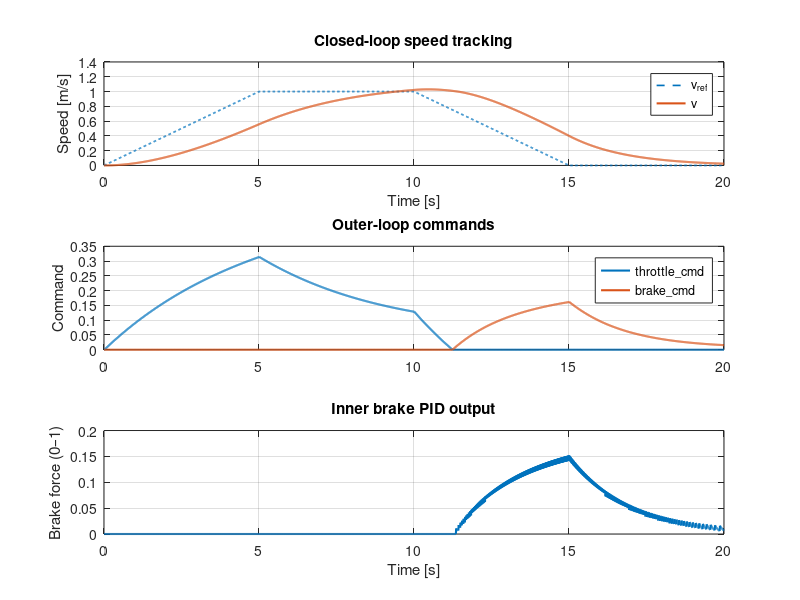

MATLAB code for this plot:
%% AAV Longitudinal Closed-Loop Simulation
%  - Outer-loop speed PID (navigation reference -> speed control)
%  - Throttle command for the drive motor
%  - Brake command with INNER brake PID (all signals normalized 0..1)
%  - Simple longitudinal vehicle dynamics
%
%  This version uses ONLY normalized commands for throttle and brake:
%      throttle_cmd, brake_cmd, brake_force ∈ [0, 1]
%  Hardware-specific scaling (ADC counts, DAC values, etc.) will be done
%  later in firmware as a separate mapping layer.

clear; clc; close all;

%% ------------------------------------------------------------------------
% Simulation settings
% -------------------------------------------------------------------------
Ts   = 0.01;          % Sampling period [s] (10 ms)
Tend = 20;            % Total simulation time [s]
t    = 0:Ts:Tend;     % Time vector
N    = numel(t);      % Number of simulation steps

%% ------------------------------------------------------------------------
% Reference speed
% -------------------------------------------------------------------------
v_ref = zeros(1, N);

for k = 1:N
    if t(k) < 5
        % 0–5 s: ramp 0 -> 1 m/s
        v_ref(k) = 0.2 * t(k);
    elseif t(k) < 10
        % 5–10 s: cruise at 1 m/s
        v_ref(k) = 1.0;
    elseif t(k) < 15
        % 10–15 s: ramp 1 -> 0 m/s
        v_ref(k) = 1.0 - 0.2 * (t(k) - 10);
    else
        % 15–20 s: standstill
        v_ref(k) = 0.0;
    end
end

%% ------------------------------------------------------------------------
% Vehicle physical parameters
% -------------------------------------------------------------------------
m       = 60;     % Mass [kg] (cart + payload)
C_drag  = 3;      % Linear drag coefficient (rolling + air)

% Throttle mapping: throttle_cmd = 1.0 -> K_throt Newtons of drive force
K_throt = 40;     % Max drive force [N] (tunable)

% Brake mapping: brake_force = 1.0 -> K_brake_force Newtons of brake force
K_brake_force = 80;  % Max brake force [N] (tunable)

%% ------------------------------------------------------------------------
% Outer-loop speed PID controller
% -------------------------------------------------------------------------
Kp_v = 40;    % Proportional gain
Ki_v = 5;     % Integral gain
Kd_v = 0.0;   % Derivative gain

int_e_v  = 0;     % Speed integrator state
prev_e_v = 0;     % Previous speed error
u_max    = 80;    % Saturation on |u_speed| [N] (used for mapping)

%% ------------------------------------------------------------------------
% Inner-loop brake PID
% -------------------------------------------------------------------------
% Initial guess for normalized brake PID
P_b  = 5.0;      % Proportional gain on normalized error
I_b  = 3.0;      % Integral gain
D_b  = 0.1;      % Derivative gain

% Limits and deadzone in normalized units
positionDeadzone_b = 0.01;   % Small deadzone (1% of full range)
errorLimit_b       = 1.0;    % Max absolute error (full range)
integralLimit_b    = 0.5;    % Limit on integral state
maxPower_b         = 1.0;    % PID output saturation (0..1 magnitude)

% PID state for brake loop
intval_b   = 0;      % Integral term state
prev_err_b = 0;      % Previous brake error

% Brake actuator first-order dynamics:
%   d(brake_force)/dt = (-brake_force + K_b_act * u_b) / tau_b
% where u_b is the saturated PID output in [0..1].
tau_b   = 0.15;      % Time constant [s]
K_b_act = 1.0;       % Actuator gain

%% ------------------------------------------------------------------------
% State variables
% -------------------------------------------------------------------------
v            = zeros(1, N);  % True speed [m/s]
v_meas       = zeros(1, N);  % Measured speed [m/s]
throttle_cmd = zeros(1, N);  % Throttle command [0..1]
brake_cmd    = zeros(1, N);  % Desired brake level [0..1]
brake_force  = zeros(1, N);  % Actual brake level [0..1]

%% ------------------------------------------------------------------------
% Main simulation loop
% -------------------------------------------------------------------------
for k = 2:N

    %% Sensor measurement
    v_meas(k-1) = v(k-1);

    %% Outer-loop speed PID
    e_v  = v_ref(k-1) - v_meas(k-1);
    int_e_v = int_e_v + e_v * Ts;
    der_e_v = (e_v - prev_e_v) / Ts;
    prev_e_v = e_v;

    u_speed = Kp_v * e_v + Ki_v * int_e_v + Kd_v * der_e_v;
    u_speed = max(min(u_speed, u_max), -u_max);

    %% Decide throttle or brake
    if u_speed >= 0
        throttle_cmd(k) = u_speed / u_max;   % 0..1
        brake_cmd(k)    = 0.0;
    else
        throttle_cmd(k) = 0.0;
        brake_cmd(k)    = -u_speed / u_max;  % 0..1
    end

    %% Throttle actuator -> drive force
    F_drive = K_throt * throttle_cmd(k);

    %% Inner brake PID: brake_cmd -> brake_force
    % Current and desired normalized brake levels
    brakePos = brake_force(k-1);   % "measured" brake level
    setpoint = brake_cmd(k);       % desired brake level

    % Error definition (same sign convention as C++: brakePos - setpoint)
    err_b = setpoint - brakePos;;

    % Deadzone in normalized units
    if abs(err_b) < positionDeadzone_b
        err_b = 0;
    end

    % Error saturation
    err_b = max(min(err_b,  errorLimit_b), -errorLimit_b);

    % Integral term (only when error is not zero)
    if err_b ~= 0
        intval_b = intval_b + err_b * Ts;
        intval_b = max(min(intval_b, integralLimit_b), -integralLimit_b);
    else
        intval_b = 0;
    end

    % Derivative term
    derr_b     = (err_b - prev_err_b) / Ts;
    prev_err_b = err_b;

    % PID output (still in normalized scale)
    prop_b = P_b * err_b;
    int_b  = I_b * intval_b;
    der_b  = D_b * derr_b;

    u_b = prop_b + int_b + der_b;

    % Saturate PID output to [-maxPower_b, maxPower_b]
    u_b = max(min(u_b, maxPower_b), -maxPower_b);

    % For actuator dynamics we only need a non-negative level.
    % Negative u_b means "release brake"; we can model this simply
    % through the first-order dynamics toward 0.
    % Take u_act as magnitude in [0..1].
    u_act = max(u_b, 0);   % clamp to [0, 1]

    % First-order actuator dynamics on brake_force
    brake_force(k) = brake_force(k-1) + Ts * ...
        ( (-brake_force(k-1) + K_b_act * u_act) / tau_b );

    % Limit brake_force to [0, 1]
    brake_force(k) = max(min(brake_force(k), 1.0), 0.0);

    % Physical brake force
    F_brake = K_brake_force * brake_force(k);

    %% Vehicle longitudinal dynamics
    F_drag = C_drag * v(k-1);
    a      = (F_drive - F_brake - F_drag) / m;

    v(k)   = v(k-1) + Ts * a;
    if v(k) < 0
        v(k) = 0;
    end
end

v_meas(end) = v(end);


%% ------------------------------------------------------------------------
% Plot results
% -------------------------------------------------------------------------
figure;

% Speed tracking
subplot(3,1,1);
plot(t, v_ref, '--', 'LineWidth', 1.2); hold on;
plot(t, v, 'LineWidth', 1.5);
xlabel('Time [s]');
ylabel('Speed [m/s]');
legend('v_{ref}', 'v', 'Location', 'Best');
title('Closed-loop speed tracking');
grid on;

% Outer-loop commands
subplot(3,1,2);
plot(t, throttle_cmd, 'LineWidth', 1.5); hold on;
plot(t, brake_cmd, 'LineWidth', 1.5);
ylabel('Command');
legend('throttle\_cmd', 'brake\_cmd', 'Location', 'Best');
title('Outer-loop commands');
grid on;

% Inner brake PID output
subplot(3,1,3);
plot(t, brake_force, 'LineWidth', 1.5);
xlabel('Time [s]');
ylabel('Brake force (0–1)');
title('Inner brake PID output');
grid on;
